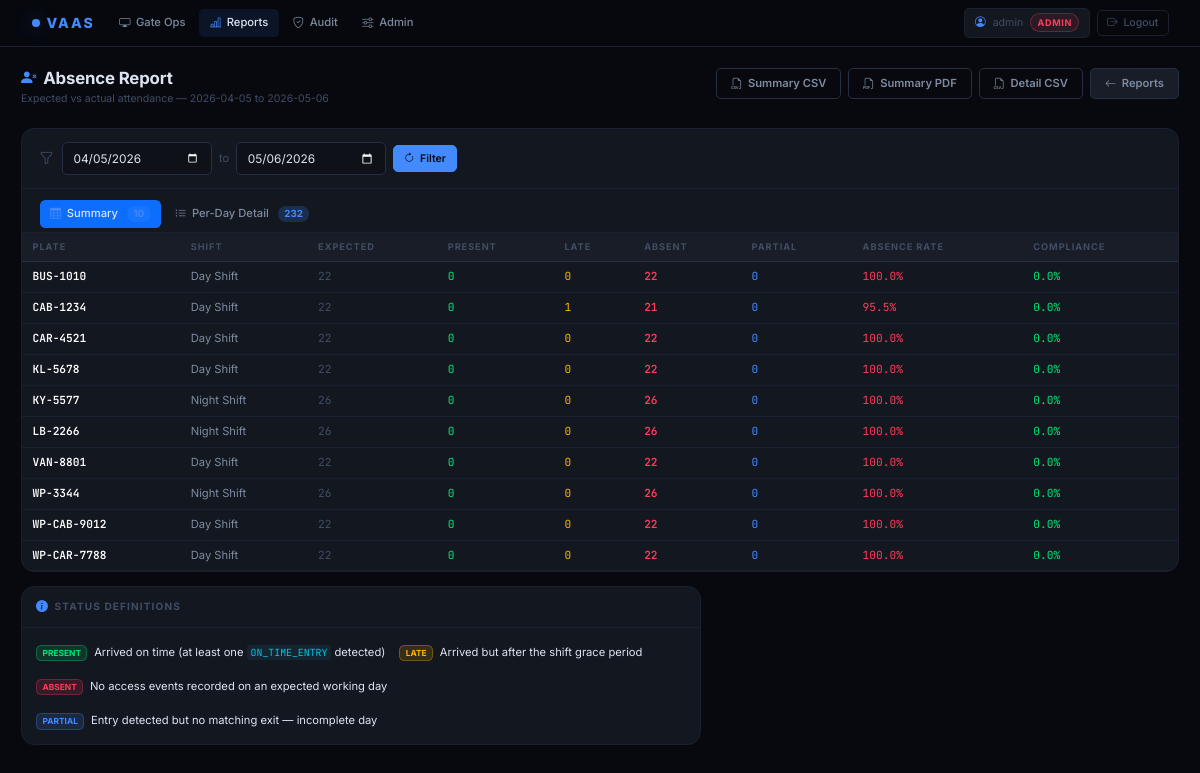
Screenshot of /manager/reports/absence (signed in) with the database file from the repository.
### tables this page shows
CREATE TABLE shifts (
    shift_id             TEXT PRIMARY KEY,
    shift_name           TEXT NOT NULL,
    start_time           TEXT NOT NULL,
    end_time             TEXT NOT NULL,
    days_of_week         TEXT NOT NULL,
    permitted_gates      TEXT NOT NULL,
    grace_period_minutes INTEGER NOT NULL DEFAULT 10
);

CREATE TABLE registered_vehicles (
    plate_number        TEXT PRIMARY KEY,
    vehicle_category    TEXT NOT NULL DEFAULT 'CONTRACTOR',
    contractor_name     TEXT,
    registration_status TEXT NOT NULL DEFAULT 'ACTIVE'
                        CHECK(registration_status IN ('ACTIVE','SUSPENDED','EXPIRED')),
    created_at          TEXT NOT NULL DEFAULT (strftime('%Y-%m-%dT%H:%M:%SZ','now')),
    notes               TEXT
, vehicle_type TEXT NOT NULL DEFAULT 'CAR', department TEXT, make_model TEXT);

### webapp/routes/manager.py (the view)
@manager_bp.route("/reports/absence")
@requires_role("MANAGER", "ADMIN")
def absence():
    today = date.today()
    df = _parse_date(request.args.get("from"), today - timedelta(days=30))
    dt = _parse_date(request.args.get("to"),   today + timedelta(days=1))
    db = current_app.config["VAAS_DB"]
    detail_rows  = absence_report(db, df.isoformat(), dt.isoformat())
    summary_rows = absence_summary(db, df.isoformat(), dt.isoformat(),
                                   _detail=detail_rows)
    return render_template("manager/absence.html",
                           summary_rows=summary_rows,
                           detail_rows=detail_rows,
                           df=df, dt=dt)

### webapp/auth.py (called while the page is built)
def requires_role(*allowed: str):
    def decorator(fn):
        @wraps(fn)
        def wrapper(*args, **kwargs):
            if "user_id" not in session:
                return redirect(url_for("auth.login", next=request.path))
            user_role = session.get("role", "")
            user_rank = ROLE_RANK.get(user_role, 0)
            min_rank = min(ROLE_RANK[r] for r in allowed)
            if user_rank < min_rank:
                return ("Forbidden — role required: " + " or ".join(allowed)), 403
            return fn(*args, **kwargs)
        return wrapper
    return decorator

### webapp/routes/manager.py (called while the page is built)
def _parse_date(s: str | None, default: date) -> date:
    if not s:
        return default
    try:
        return datetime.strptime(s, "%Y-%m-%d").date()
    except ValueError:
        return default

### webapp/templates/manager/absence.html (shortened to what this page needs)
{% extends "base.html" %}
{% block content %}
<div class="page-header">
  <div class="page-header-left">
    <h1 class="page-title"><i class="bi bi-person-x-fill"></i> Absence Report</h1>
    <p class="page-subtitle">Expected vs actual attendance — {{ df }} to {{ dt }}</p>
  </div>
  <div class="page-actions">
    <a class="btn btn-outline-secondary"
       href="{{ url_for('manager.export_csv_route', report_type='absence-summary',
                        **{'from': df.isoformat(), 'to': dt.isoformat()}) }}">
      <i class="bi bi-filetype-csv"></i> Summary CSV
    </a>
    <a class="btn btn-outline-secondary"
       href="{{ url_for('manager.export_pdf_route', report_type='absence-summary',
                        **{'from': df.isoformat(), 'to': dt.isoformat()}) }}">
      <i class="bi bi-filetype-pdf"></i> Summary PDF
    </a>
    <a class="btn btn-outline-secondary"
       href="{{ url_for('manager.export_csv_route', report_type='absence-detail',
                        **{'from': df.isoformat(), 'to': dt.isoformat()}) }}">
      <i class="bi bi-filetype-csv"></i> Detail CSV
    </a>
    <a class="btn btn-secondary" href="{{ url_for('manager.home') }}">
      <i class="bi bi-arrow-left"></i> Reports
    </a>
  </div>
</div>
<div class="report-card">
  <div class="report-filter-bar">
    <i class="bi bi-funnel" style="color:var(--text-muted)"></i>
    <form class="d-flex align-items-center gap-2 flex-wrap m-0" method="get">
      <input type="date" name="from" value="{{ df }}"
             class="form-control form-control-sm" style="width:150px">
      <span style="color:var(--text-muted);font-size:.8rem">to</span>
      <input type="date" name="to" value="{{ dt }}"
             class="form-control form-control-sm" style="width:150px">
      <button class="btn btn-primary btn-sm">
        <i class="bi bi-arrow-clockwise"></i> Filter
      </button>
    </form>
  </div>
  <div style="padding:.75rem 1.25rem .25rem;border-bottom:1px solid var(--border-dim)">
    <ul class="nav nav-pills gap-1" id="absenceTabs">
      <li class="nav-item">
        <button class="nav-link active" id="tab-summary-btn"
                data-bs-toggle="pill" data-bs-target="#tab-summary"
                style="font-size:.8rem;padding:.3rem .85rem">
          <i class="bi bi-table"></i> Summary
          <span class="badge rounded-pill ms-1"
                style="background:rgba(68,138,255,.2);color:var(--blue);font-size:.7rem">
            {{ summary_rows | length }}
          </span>
        </button>
      </li>
      <li class="nav-item">
        <button class="nav-link" id="tab-detail-btn"
                data-bs-toggle="pill" data-bs-target="#tab-detail"
                style="font-size:.8rem;padding:.3rem .85rem">
          <i class="bi bi-list-ul"></i> Per-Day Detail
          <span class="badge rounded-pill ms-1"
                style="background:rgba(68,138,255,.2);color:var(--blue);font-size:.7rem">
            {{ detail_rows | length }}
          </span>
        </button>
      </li>
    </ul>
  </div>
  <div class="tab-content">
    <div class="tab-pane fade show active" id="tab-summary">
      <div class="report-table-wrap">
        <table class="vaas-table">
          <thead>
            <tr>
              <th>Plate</th>
              <th>Shift</th>
              <th>Expected</th>
              <th>Present</th>
              <th>Late</th>
              <th>Absent</th>
              <th>Partial</th>
              <th>Absence Rate</th>
              <th>Compliance</th>
            </tr>
          </thead>
          <tbody>
          {% for r in summary_rows %}
            <tr>
              <td style="font-family:var(--font-mono);font-weight:600;color:#fff;font-size:.8rem">
                {{ r.plate_number }}
              </td>
              <td style="color:var(--text-secondary);font-size:.8rem">{{ r.shift_name }}</td>
              <td style="color:var(--text-muted);font-family:var(--font-mono);font-size:.8rem">
                {{ r.expected_days }}
              </td>
              <td style="color:var(--green);font-family:var(--font-mono);font-size:.8rem">
                {{ r.present_count }}
              </td>
              <td style="color:var(--amber);font-family:var(--font-mono);font-size:.8rem">
                {{ r.late_count }}
              </td>
              <td style="color:var(--red);font-family:var(--font-mono);font-size:.8rem;font-weight:{% if r.absent_count > 0 %}600{% else %}400{% endif %}">
                {{ r.absent_count }}
              </td>
              <td style="color:var(--blue);font-family:var(--font-mono);font-size:.8rem">
                {{ r.partial_count }}
              </td>
              <td style="font-family:var(--font-mono);font-size:.8rem;
                         color:{% if r.absence_rate > 0.2 %}var(--red){% elif r.absence_rate > 0.05 %}var(--amber){% else %}var(--green){% endif %}">
                {{ (r.absence_rate * 100) | round(1) }}%
              </td>
              <td style="color:var(--green);font-family:var(--font-mono);font-size:.8rem">
                {{ (r.compliance_rate * 100) | round(1) }}%
              </td>
            </tr>
          {% endfor %}
          </tbody>
        </table>
      </div>
    </div>
  </div>
</div>
<div class="panel mt-3" style="max-width:680px">
  <div class="panel-header">
    <span class="panel-title"><i class="bi bi-info-circle-fill"></i> Status Definitions</span>
  </div>
  <div class="panel-body" style="font-size:.8rem;line-height:1.8">
    <div class="d-flex flex-wrap gap-3">
      <span>
        <span class="badge me-1" style="background:rgba(0,230,118,.15);color:var(--green);border:1px solid rgba(0,230,118,.3)">PRESENT</span>
        Arrived on time (at least one <code>ON_TIME_ENTRY</code> detected)
      </span>
      <span>
        <span class="badge me-1" style="background:rgba(255,179,0,.15);color:var(--amber);border:1px solid rgba(255,179,0,.3)">LATE</span>
      </span>
      <span>
        <span class="badge me-1" style="background:rgba(255,61,90,.15);color:var(--red);border:1px solid rgba(255,61,90,.3)">ABSENT</span>
      </span>
      <span>
        <span class="badge me-1" style="background:rgba(68,138,255,.15);color:var(--blue);border:1px solid rgba(68,138,255,.3)">PARTIAL</span>
      </span>
    </div>
  </div>
</div>
{% endblock %}

### rows the page displays
shifts: plate_number "BUS-1010", shift_name "Day Shift", expected_days "22", present_count "0", late_count "0", absent_count "22", partial_count "0", absence_rate "100.0", compliance_rate "0.0", plate_number "CAB-1234", late_count "1", absent_count "21", absence_rate "95.5", plate_number "CAR-4521", plate_number "KL-5678", plate_number "VAN-8801", plate_number "WP-CAB-9012", plate_number "WP-CAR-7788"
shifts: plate_number "KY-5577", shift_name "Night Shift", expected_days "26", present_count "0", late_count "0", absent_count "26", partial_count "0", absence_rate "100.0", compliance_rate "0.0", plate_number "LB-2266", plate_number "WP-3344"

### other values shown
{{ session.username }} "admin"
{{ session.role }} "ADMIN"
{{ df }} "2026-04-05"
{{ dt }} "2026-05-06"
{{ summary_rows | length }} "10"
{{ detail_rows | length }} "232"
